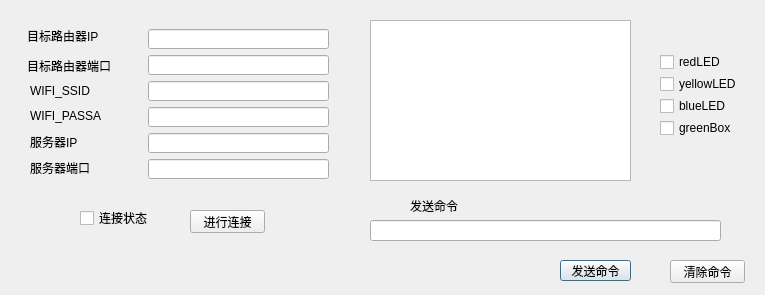
<?xml version="1.0" encoding="UTF-8"?>
<ui version="4.0">
 <class>Dialog</class>
 <widget class="QDialog" name="Dialog">
  <property name="geometry">
   <rect>
    <x>0</x>
    <y>0</y>
    <width>765</width>
    <height>295</height>
   </rect>
  </property>
  <property name="windowTitle">
   <string>Dialog</string>
  </property>
  <widget class="QLineEdit" name="commandline">
   <property name="geometry">
    <rect>
     <x>370</x>
     <y>220</y>
     <width>351</width>
     <height>21</height>
    </rect>
   </property>
  </widget>
  <widget class="QLabel" name="label">
   <property name="geometry">
    <rect>
     <x>410</x>
     <y>200</y>
     <width>54</width>
     <height>12</height>
    </rect>
   </property>
   <property name="text">
    <string>发送命令</string>
   </property>
  </widget>
  <widget class="QPushButton" name="push_sendcommand">
   <property name="geometry">
    <rect>
     <x>560</x>
     <y>260</y>
     <width>71</width>
     <height>21</height>
    </rect>
   </property>
   <property name="text">
    <string>发送命令</string>
   </property>
  </widget>
  <widget class="QPushButton" name="pushclrcommand">
   <property name="geometry">
    <rect>
     <x>670</x>
     <y>260</y>
     <width>75</width>
     <height>23</height>
    </rect>
   </property>
   <property name="text">
    <string>清除命令</string>
   </property>
  </widget>
  <widget class="QTextEdit" name="textEdit">
   <property name="geometry">
    <rect>
     <x>370</x>
     <y>20</y>
     <width>261</width>
     <height>161</height>
    </rect>
   </property>
  </widget>
  <widget class="QCheckBox" name="checkBox_linkstatus">
   <property name="geometry">
    <rect>
     <x>80</x>
     <y>210</y>
     <width>91</width>
     <height>16</height>
    </rect>
   </property>
   <property name="text">
    <string>连接状态</string>
   </property>
  </widget>
  <widget class="QCheckBox" name="checkBox_red">
   <property name="geometry">
    <rect>
     <x>660</x>
     <y>54</y>
     <width>91</width>
     <height>16</height>
    </rect>
   </property>
   <property name="text">
    <string>redLED</string>
   </property>
  </widget>
  <widget class="QCheckBox" name="checkBox_yellow">
   <property name="geometry">
    <rect>
     <x>660</x>
     <y>76</y>
     <width>91</width>
     <height>16</height>
    </rect>
   </property>
   <property name="text">
    <string>yellowLED</string>
   </property>
  </widget>
  <widget class="QCheckBox" name="checkBox_blue">
   <property name="geometry">
    <rect>
     <x>660</x>
     <y>98</y>
     <width>91</width>
     <height>16</height>
    </rect>
   </property>
   <property name="text">
    <string>blueLED</string>
   </property>
  </widget>
  <widget class="QCheckBox" name="checkBox_green">
   <property name="geometry">
    <rect>
     <x>660</x>
     <y>120</y>
     <width>91</width>
     <height>16</height>
    </rect>
   </property>
   <property name="text">
    <string>greenBox</string>
   </property>
  </widget>
  <widget class="QLabel" name="label_4">
   <property name="geometry">
    <rect>
     <x>30</x>
     <y>83</y>
     <width>71</width>
     <height>16</height>
    </rect>
   </property>
   <property name="text">
    <string>WIFI_SSID</string>
   </property>
  </widget>
  <widget class="QLineEdit" name="wifiSSID">
   <property name="geometry">
    <rect>
     <x>148</x>
     <y>81</y>
     <width>181</width>
     <height>20</height>
    </rect>
   </property>
  </widget>
  <widget class="QLineEdit" name="targetIP">
   <property name="geometry">
    <rect>
     <x>148</x>
     <y>29</y>
     <width>181</width>
     <height>20</height>
    </rect>
   </property>
  </widget>
  <widget class="QPushButton" name="push_link">
   <property name="geometry">
    <rect>
     <x>190</x>
     <y>210</y>
     <width>75</width>
     <height>23</height>
    </rect>
   </property>
   <property name="text">
    <string>进行连接</string>
   </property>
  </widget>
  <widget class="QLabel" name="label_3">
   <property name="geometry">
    <rect>
     <x>30</x>
     <y>134</y>
     <width>61</width>
     <height>16</height>
    </rect>
   </property>
   <property name="text">
    <string>服务器IP</string>
   </property>
  </widget>
  <widget class="QLineEdit" name="targetPort">
   <property name="geometry">
    <rect>
     <x>148</x>
     <y>55</y>
     <width>181</width>
     <height>20</height>
    </rect>
   </property>
  </widget>
  <widget class="QLabel" name="label_2">
   <property name="geometry">
    <rect>
     <x>27</x>
     <y>28</y>
     <width>81</width>
     <height>16</height>
    </rect>
   </property>
   <property name="text">
    <string>目标路由器IP</string>
   </property>
  </widget>
  <widget class="QLabel" name="label_5">
   <property name="geometry">
    <rect>
     <x>27</x>
     <y>58</y>
     <width>91</width>
     <height>16</height>
    </rect>
   </property>
   <property name="text">
    <string>目标路由器端口</string>
   </property>
  </widget>
  <widget class="QLineEdit" name="wifiPasswd">
   <property name="geometry">
    <rect>
     <x>148</x>
     <y>107</y>
     <width>181</width>
     <height>20</height>
    </rect>
   </property>
  </widget>
  <widget class="QLineEdit" name="serverIP">
   <property name="geometry">
    <rect>
     <x>148</x>
     <y>133</y>
     <width>181</width>
     <height>20</height>
    </rect>
   </property>
  </widget>
  <widget class="QLabel" name="label_6">
   <property name="geometry">
    <rect>
     <x>30</x>
     <y>108</y>
     <width>71</width>
     <height>16</height>
    </rect>
   </property>
   <property name="text">
    <string>WIFI_PASSAD</string>
   </property>
  </widget>
  <widget class="QLineEdit" name="serverPort">
   <property name="geometry">
    <rect>
     <x>148</x>
     <y>159</y>
     <width>181</width>
     <height>20</height>
    </rect>
   </property>
  </widget>
  <widget class="QLabel" name="label_7">
   <property name="geometry">
    <rect>
     <x>30</x>
     <y>160</y>
     <width>71</width>
     <height>16</height>
    </rect>
   </property>
   <property name="text">
    <string>服务器端口</string>
   </property>
  </widget>
  <zorder>checkBox_linkstatus</zorder>
  <zorder>checkBox_red</zorder>
  <zorder>checkBox_yellow</zorder>
  <zorder>checkBox_blue</zorder>
  <zorder>checkBox_green</zorder>
  <zorder>commandline</zorder>
  <zorder>label</zorder>
  <zorder>push_sendcommand</zorder>
  <zorder>pushclrcommand</zorder>
  <zorder>textEdit</zorder>
  <zorder>label_4</zorder>
  <zorder>wifiSSID</zorder>
  <zorder>targetIP</zorder>
  <zorder>push_link</zorder>
  <zorder>label_3</zorder>
  <zorder>targetPort</zorder>
  <zorder>label_2</zorder>
  <zorder>label_5</zorder>
  <zorder>wifiPasswd</zorder>
  <zorder>serverIP</zorder>
  <zorder>label_6</zorder>
  <zorder>serverPort</zorder>
  <zorder>label_7</zorder>
 </widget>
 <resources/>
 <connections>
  <connection>
   <sender>pushclrcommand</sender>
   <signal>clicked()</signal>
   <receiver>commandline</receiver>
   <slot>clear()</slot>
   <hints>
    <hint type="sourcelabel">
     <x>408</x>
     <y>316</y>
    </hint>
    <hint type="destinationlabel">
     <x>236</x>
     <y>282</y>
    </hint>
   </hints>
  </connection>
  <connection>
   <sender>push_sendcommand</sender>
   <signal>clicked()</signal>
   <receiver>commandline</receiver>
   <slot>copy()</slot>
   <hints>
    <hint type="sourcelabel">
     <x>323</x>
     <y>313</y>
    </hint>
    <hint type="destinationlabel">
     <x>177</x>
     <y>276</y>
    </hint>
   </hints>
  </connection>
 </connections>
</ui>
